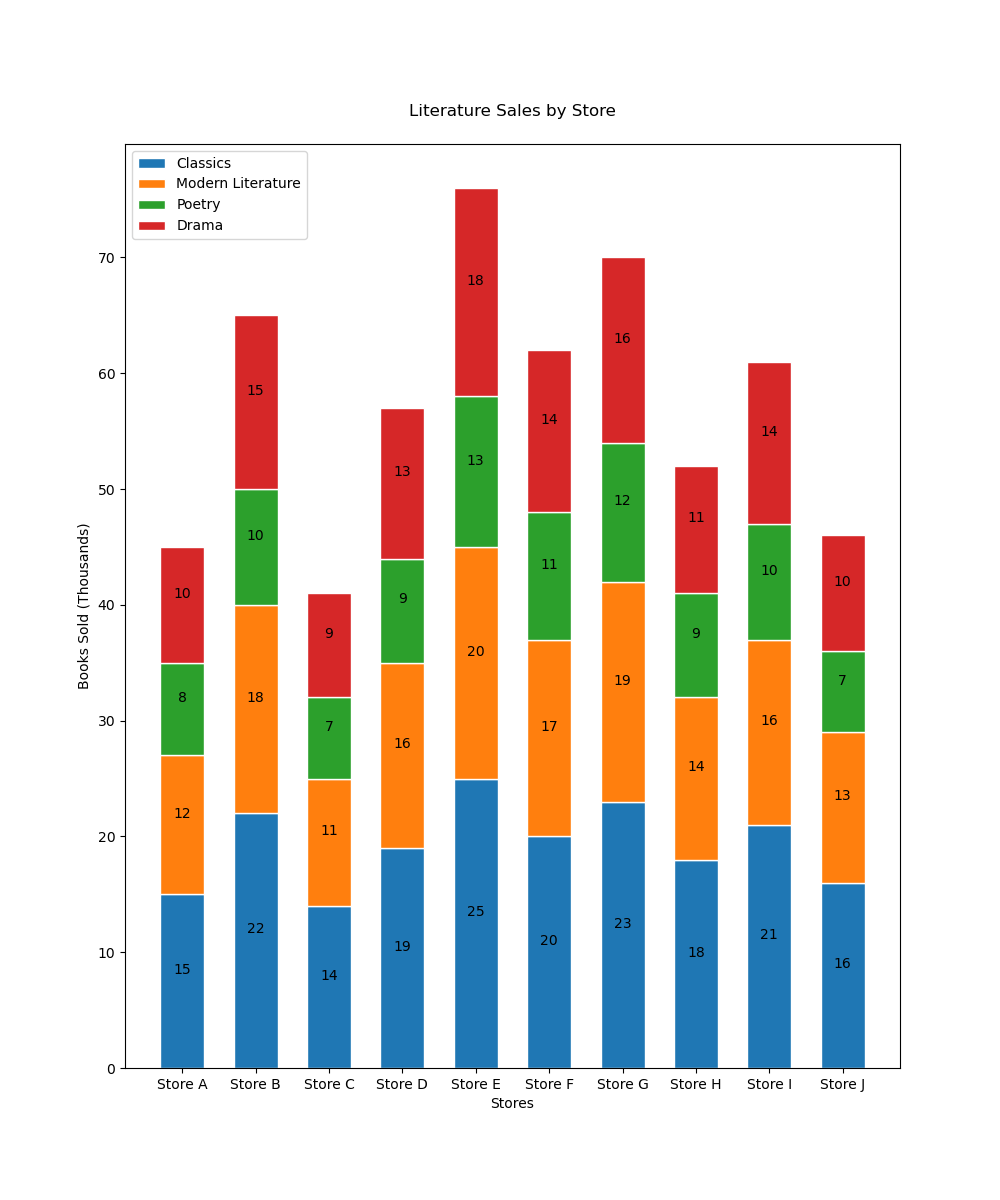

This chart was generated by the following Python code:

import matplotlib.pyplot as plt

# Data for stacked bar chart
topics = ['Store A', 'Store B', 'Store C', 'Store D', 'Store E', 'Store F', 'Store G', 'Store H', 'Store I', 'Store J']
classics = [15, 22, 14, 19, 25, 20, 23, 18, 21, 16]
modern_literature = [12, 18, 11, 16, 20, 17, 19, 14, 16, 13]
poetry = [8, 10, 7, 9, 13, 11, 12, 9, 10, 7]
drama = [10, 15, 9, 13, 18, 14, 16, 11, 14, 10]

# Stacked bar chart configuration
fig, ax = plt.subplots(figsize=(10, 12))  # Set width and height of the chart
bars1 = ax.bar(topics, classics, label='Classics', color='#1f77b4', edgecolor='white', width=0.6)
bars2 = ax.bar(topics, modern_literature, label='Modern Literature', color='#ff7f0e', edgecolor='white', width=0.6, bottom=classics)
bars3 = ax.bar(topics, poetry, label='Poetry', color='#2ca02c', edgecolor='white', width=0.6, bottom=[i+j for i, j in zip(classics, modern_literature)])
bars4 = ax.bar(topics, drama, label='Drama', color='#d62728', edgecolor='white', width=0.6, bottom=[i+j+k for i, j, k in zip(classics, modern_literature, poetry)])

# Labeling and customization
ax.set_xlabel('Stores')
ax.set_ylabel('Books Sold (Thousands)')
ax.set_title('Literature Sales by Store', pad=20)
ax.legend(loc='upper left')

# Adding numerical labels
for bars in [bars1, bars2, bars3, bars4]:
    for bar in bars:
        height = bar.get_height()
        ax.annotate('{}'.format(height),
                    xy=(bar.get_x() + bar.get_width() / 2, bar.get_y() + height / 2),
                    xytext=(0, 3),  # 3 points vertical offset
                    textcoords="offset points",
                    ha='center', va='bottom')

# Display the chart
plt.show()
